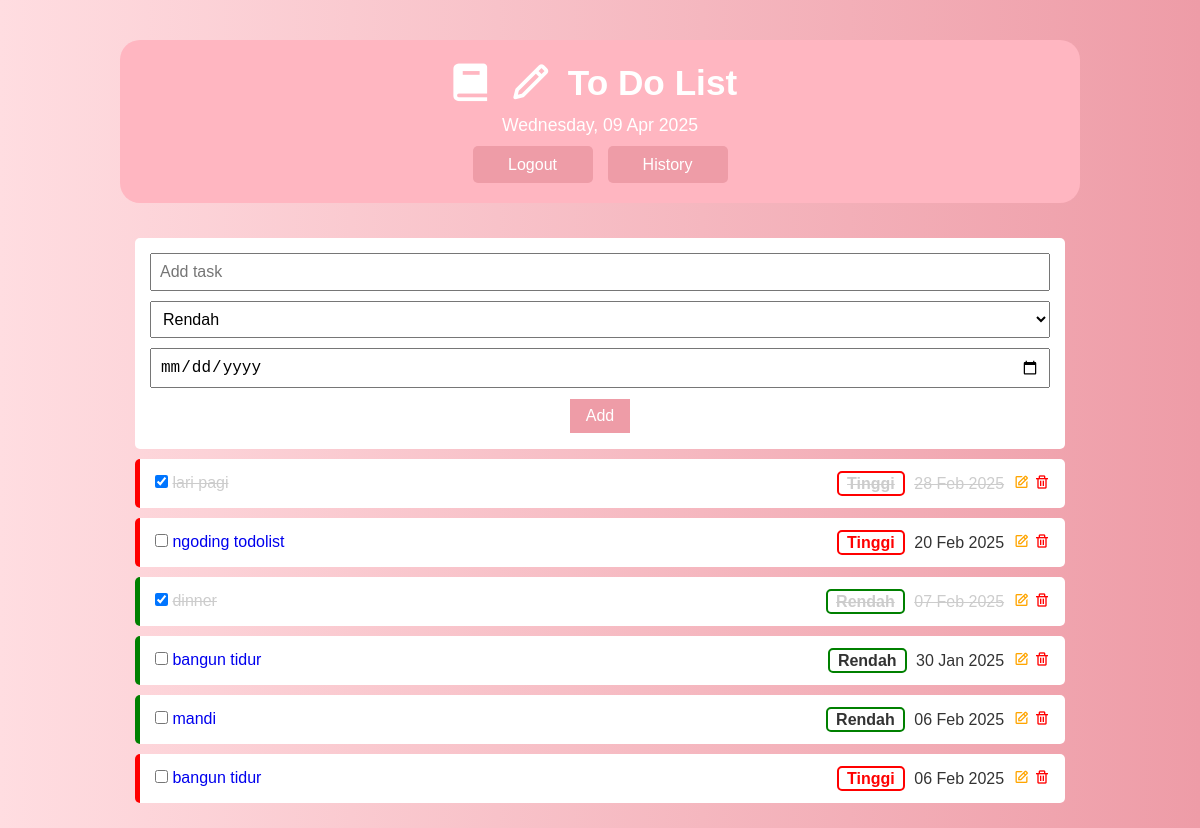
/index.php (signed in), run on the app's committed database.
### tables this page shows
CREATE TABLE `tasks` (
  `taskid` int NOT NULL,
  `user_id` int NOT NULL,
  `tasklabel` varchar(50) NOT NULL,
  `taskstatus` enum('open','close') NOT NULL,
  `createdat` timestamp NOT NULL DEFAULT CURRENT_TIMESTAMP,
  `priority` enum('rendah','tinggi') DEFAULT 'rendah',
  `deadline` date DEFAULT NULL
);

### index.php (the view, shortened to what this page needs)
<?php
include 'database.php';
$user_id = $_SESSION['user_id'];
$q_select = "SELECT * FROM tasks WHERE user_id = '$user_id' ORDER BY taskid DESC";
$run_q_select = mysqli_query($conn, $q_select);
?>
<!DOCTYPE html>
<html lang="id">
<head>
    <link href="https://unpkg.com/boxicons@2.1.4/css/boxicons.min.css" rel="stylesheet">
    <link rel="stylesheet" href="woy1.css">
</head>
<body>
<div class="container">
<div class="header">
    <div class="title">
        <i class='bx bxs-book'></i>
        <i class='bx bx-pencil'></i>
        <span>To Do List</span>
    </div>
    <div class="description">
        <?= date("l, d M Y") ?>
    </div>
    <div class="logout-form">
        <form action="logout.php" method="post">
            <button type="submit" class="logout-button">Logout</button>
        </form>
        <a href="history.php">
            <button class="logout-button">History</button>
        </a>
    </div>
</div>
    <div class="content">
        <div class="card">
            <form action="" method="post">
                <div class="input-box">
                    <input type="text" name="task" class="input-control" placeholder="Add task" required>
                </div>
                <div class="input-box">
                    <select name="priority" class="input-control" required>
                        <option value="rendah">Rendah</option>
                    </select>
                </div>
                <div class="input-box">
                    <input type="date" name="deadline" class="input-control" required>
                </div>
                <div class="text-right">
                    <button type="submit" name="add">Add</button>
                </div>
            </form>
        </div>
        <?php
        if (mysqli_num_rows($run_q_select) > 0) {
            while ($r = mysqli_fetch_array($run_q_select)) {
                $priorityClass = ($r['priority'] == 'tinggi') ? 'high-priority' : 'low-priority';
        ?>
            <div class="card <?= $priorityClass ?>">
                <div class="task-item <?= $r['taskstatus'] == 'close' ? 'done' : '' ?>">
                    <div>
                        <input type="checkbox" onclick="window.location.href = '?done=<?= $r['taskid'] ?>&status=<?= $r['taskstatus'] ?>'" <?= $r['taskstatus'] == 'close' ? 'checked' : '' ?>>
                        <a href="subtasks.php?taskid=<?= $r['taskid'] ?>" style="text-decoration: none;"><span><?= htmlspecialchars($r['tasklabel'], ENT_QUOTES, 'UTF-8') ?></span></a>
                    </div>
                    <div>
                        <?php
                        $priorityClass = ($r['priority'] == 'tinggi') ? 'high-priority-text' : 'low-priority-text';
                        ?>
                        <span class="priority-label <?= $priorityClass ?>"><?= ucfirst($r['priority']) ?></span>
                        <span class="deadline"><?= $r['deadline'] ? date("d M Y", strtotime($r['deadline'])) : 'No Deadline' ?></span>
                        <a href="edit.php?id=<?= $r['taskid'] ?>" class="text-orange" title="Edit"><i class="bx bx-edit"></i></a>
                        <a href="?delete=<?= $r['taskid'] ?>" class="text-red" title="Remove" onclick="return confirm('Are you sure?')"><i class="bx bx-trash"></i></a>
                    </div>
                </div>
            </div>
        <?php
            }
        } else {
        ?>
            <div>Belum ada task</div>
        <?php
        }
        ?>
    </div>
</div>
</body>
</html>

### woy1.css (style rules this page uses)
* { padding: 0; margin: 0; box-sizing: border-box; }
body { font-family: 'Roboto', sans-serif; background: linear-gradient(to right, #ffdde1, #ee9ca7); }
.container { width: 590px; height: 100vh; margin: 0 auto; }
.header { display: flex; justify-content: space-between; align-items: center; padding: 15px; color: #fff; background-color: #FFB6C1; border-radius: 20px; width: 96%; margin: 10px; }
.header .title { display: flex; align-items: center; margin-right: 15px; }
.header .title i { font-size: 30px; margin-right: 10px; }
.header .title span { font-size: 1.6rem; font-weight: bold; }
.content { padding: 15px; }
.card { background-color: #fff; padding: 15px; border-radius: 5px; margin-bottom: 10px; }
.input-control { width: 100%; display: block; padding: 0.5rem; font-size: 1rem; margin-bottom: 10px; }
.text-right { text-align: right; }
button { padding: 0.5rem 1rem; font-size: 1rem; cursor: pointer; background: #ee9ca7; background: -webkit-linear-gradient(to right, #ffdde1, #ee9ca7); background: #ee9ca7; color: #fff; border: 1px solid; border-radius: 3px; }
.task-item { display: flex; justify-content: space-between; }
.text-orange { color: orange; }
.text-red { color: red; }
.task-item.done span { text-decoration: line-through; color: #ccc; }
.input-control { width: 100%; }
.text-right { display: flex; justify-content: right; }
.low-priority { border-left: 5px solid green; }
.high-priority { border-left: 5px solid red; }
.deadline { padding-right: 5px; padding-left: 5px; }
.priority-label { padding: 2px 8px; border-radius: 5px; font-weight: bold; }
.high-priority-text { border: 2px solid red; color: red; }
.low-priority-text { border: 2px solid green; color: green; }
* { margin: 0; padding: 0; box-sizing: border-box; }
body { font-family: 'Arial', sans-serif; background-color: #f4f6f8; color: #333; }
.container { width: 80%; margin: 0 auto; padding-top: 30px; }
.description { font-size: 1em; color: #555; margin-bottom: 10px; }
.header { display: flex; justify-content: center; align-items: center; padding: 20px; color: #fff; width: 100%; margin: 10px auto; background-color: #FFB6C1; border-radius: 20px; text-align: center; flex-direction: column; }
.header .title { display: flex; align-items: center; justify-content: center; margin-bottom: 10px; }
.header .title i { font-size: 45px; margin-right: 15px; }
.header .title span { font-size: 2.2rem; font-weight: 600; }
.header .description { font-size: 1.1rem; color: #fff; }
.logout-button { padding: 0.6rem 1.2rem; font-size: 1rem; cursor: pointer; background-color: #ee9ca7; border: none; color: white; border-radius: 5px; transition: background-color 0.3s ease; width: 120px; }
.logout-form { display: flex; gap: 15px; }
.text-right { display: flex; justify-content: center; width: 100%; }
.content { margin-top: 20px; }

### data on the page
tasks: taskstatus "☑", tasklabel "lari pagi", priority "Tinggi", deadline "28 Feb 2025"
tasks: tasklabel "ngoding todolist", priority "Tinggi", deadline "20 Feb 2025"
tasks: taskstatus "☑", tasklabel "dinner", priority "Rendah", deadline "07 Feb 2025"
tasks: tasklabel "bangun tidur", priority "Rendah", deadline "30 Jan 2025"
tasks: tasklabel "mandi", priority "Rendah", deadline "06 Feb 2025"
tasks: tasklabel "bangun tidur", priority "Tinggi", deadline "06 Feb 2025"
